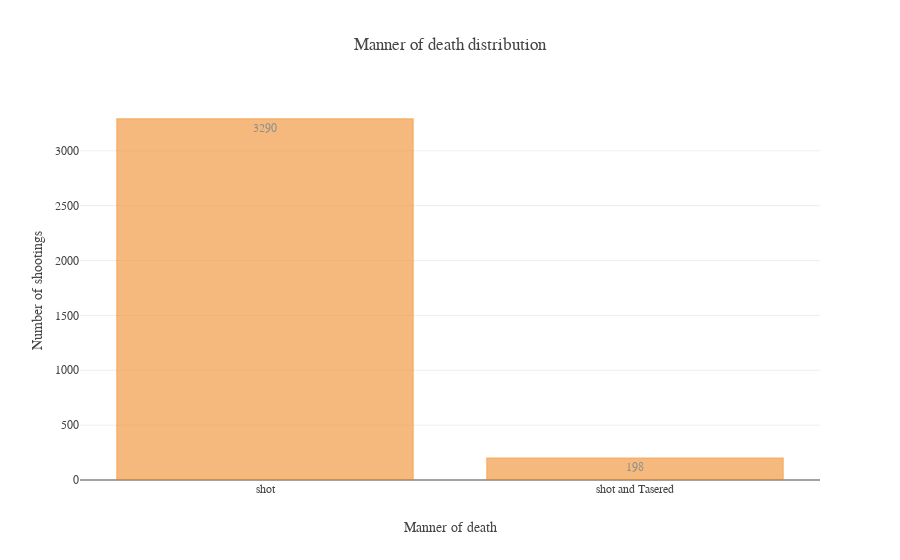

The notebook cell saved with this chart:
### Code cell
# Manner of death distribution
manner_counts = data['manner_of_death'].value_counts(dropna=False)
x = manner_counts.index.fillna('Missing Data')
y = manner_counts.values
    
# Create trace
trace_data = go.Bar(x=x,
                    y=y,
                    text=y,
                    textposition = 'auto',
                    marker=dict(
                        color='rgb(241,140,39)',
                        line=dict(
                            color='rgb(241,125,8)',
                            width=1.5),
                    ),
                    opacity=0.6
                   )
# Create layout
layout = go.Layout(font = dict(family = "Overpass"),
                   title = "Manner of death distribution",
                   xaxis = dict(title = "Manner of death"),
                   yaxis = dict(title = "Number of shootings")
                  )
fig = go.Figure(data=[trace_data], layout=layout)
plotly.offline.iplot(fig , validate=False, show_link=False, image='png', filename='manner-death-distribution')

### Figure 1 — Plotly figure (JSON) as saved in the notebook; plotly's stock layout.template omitted (floating-point values rounded to 4 significant figures)
{"data": [{"marker": {"color": "rgb(241,140,39)", "line": {"color": "rgb(241,125,8)", "width": 1.5}}, "opacity": 0.6, "text": ["3290", "198"], "textposition": "auto", "type": "bar", "uid": "7b789b28-8662-11e8-ae62-8c85909d7190", "x": ["shot", "shot and Tasered"], "y": [3290, 198]}], "layout": {"font": {"family": "Overpass"}, "title": "Manner of death distribution", "xaxis": {"title": "Manner of death"}, "yaxis": {"title": "Number of shootings"}}}
